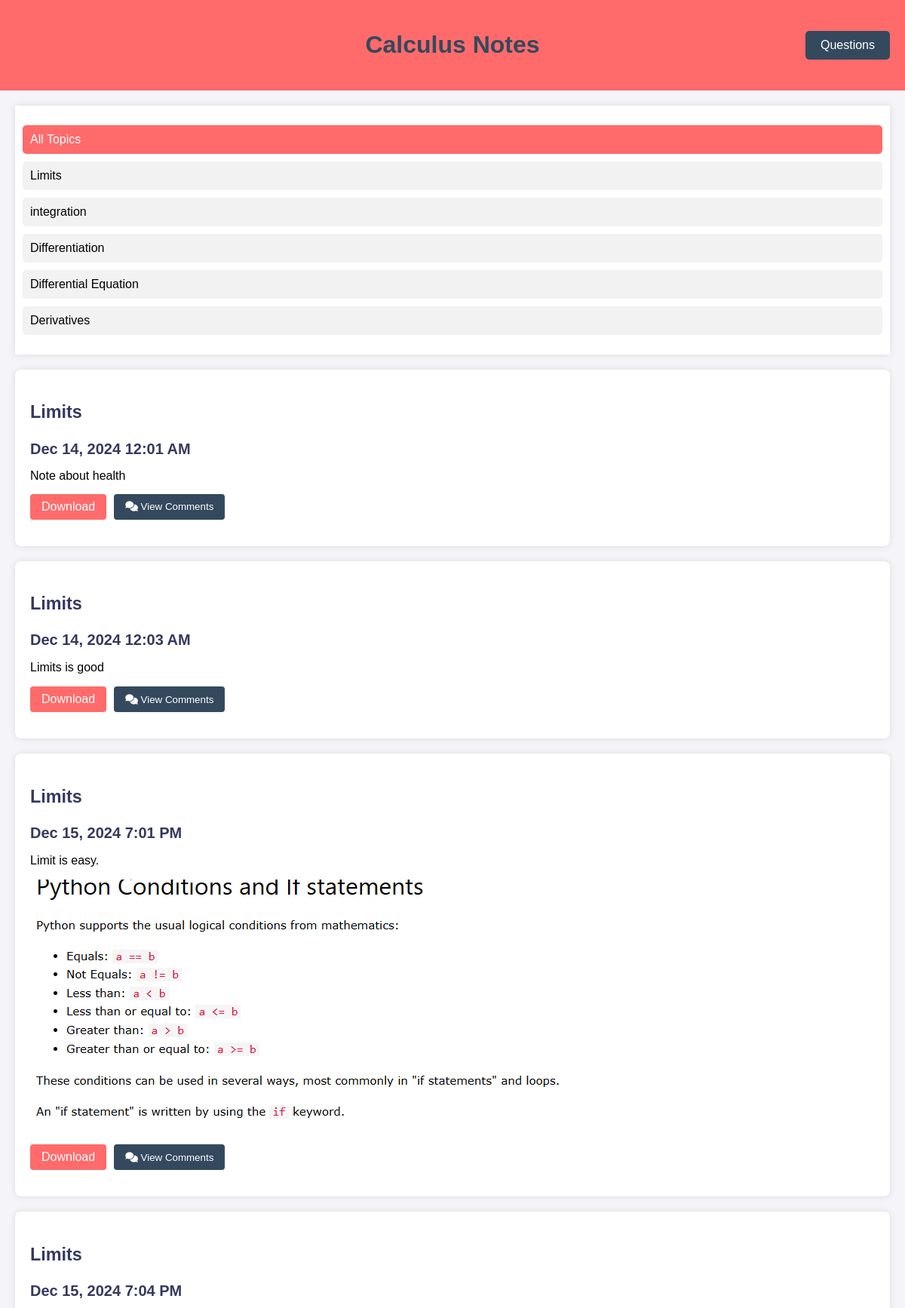
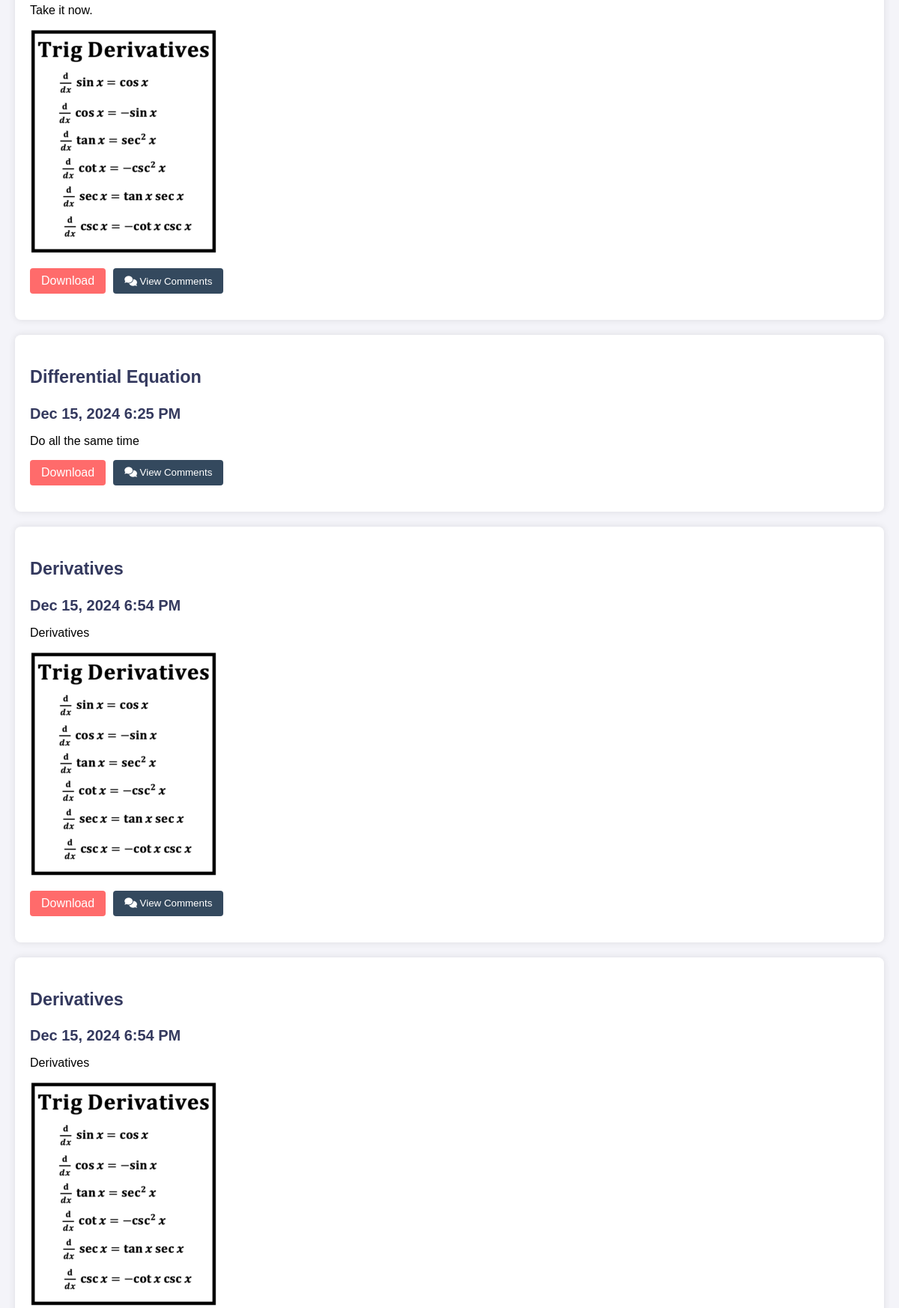
Screenshot of /courses/cal_notePage.php (signed in, upper part) with the database file from the repository (2 pictures, top to bottom).
### tables this page shows
CREATE TABLE `topics` (
  `topicId` int(11) NOT NULL,
  `courseId` int(11) NOT NULL,
  `topicName` varchar(100) NOT NULL
);

CREATE TABLE `notes` (
  `noteId` int(11) NOT NULL,
  `userId` int(11) DEFAULT NULL,
  `topicId` int(11) NOT NULL,
  `noteText` text NOT NULL,
  `created_at` timestamp NOT NULL DEFAULT current_timestamp(),
  `updated_at` timestamp NOT NULL DEFAULT current_timestamp() ON UPDATE current_timestamp(),
  `image_path` varchar(255) DEFAULT NULL
);

### courses/cal_notePage.php (the view, shortened to what this page needs)
<?php
$host = 'localhost';
$user = 'rahinatu.lawal';
$password = 'mohammed2';
$db_name = 'webtech_fall2024_rahinatu_lawal';
try {
    $pdo = new PDO("mysql:host=$host;dbname=$db_name;charset=utf8", $user, $password);
    $pdo->setAttribute(PDO::ATTR_ERRMODE, PDO::ERRMODE_EXCEPTION);
} catch (PDOException $e) {
    echo "Connection failed: " . $e->getMessage();
    exit;
}
try {
    $topicStmt = $pdo->prepare("SELECT topicId, topicName FROM topics WHERE courseId = 1");
    $topicStmt->execute();
    $topics = $topicStmt->fetchAll(PDO::FETCH_ASSOC);
    $noteStmt = $pdo->prepare("
        SELECT n.noteId, n.topicId, n.noteText, n.image_path, t.topicName, n.created_at
        FROM notes n
        JOIN topics t ON n.topicId = t.topicId
        WHERE t.courseId = 1
    ");
    $noteStmt->execute();
    $notes = $noteStmt->fetchAll(PDO::FETCH_ASSOC);
} catch(PDOException $e) {
    die("Query failed: " . $e->getMessage());
}
?>
<!DOCTYPE html>
<html lang="en">
<head>
    <link rel="stylesheet" href="https://cdnjs.cloudflare.com/ajax/libs/font-awesome/6.1.2/css/all.min.css">
</head>
<body>
    <header class="calculus-header">
        <h1>Calculus Notes</h1>
        <button class="questions-btn" onclick="window.location.href='calculus_question.php';">Questions</button>
    </header>
    <div class="layout">
        <div class="filter-section">
            <ul id="topicsList">
                <li class="active" data-topic-id="all">All Topics</li>
                <?php foreach ($topics as $topic): ?>
                    <li data-topic-id="<?php echo $topic['topicId']; ?>">
                        <?php echo $topic['topicName']; ?>
                    </li>
                <?php endforeach; ?>
            </ul>
        </div>
        <div class="notes-container" id="notesContainer">
            <?php foreach ($notes as $note): ?>
                <div class="note-card" data-topic-id="<?php echo $note['topicId']; ?>">
                    <div class="note-header">
                        <h3><?php echo htmlspecialchars($note['topicName']); ?></h3>
                        <span class="timestamp"><?php echo date('M j, Y g:i A', strtotime($note['created_at'])); ?></span>
                    </div>
                    <div class="note-content">
                        <?php echo $note['noteText']; ?>
                        <?php if (!empty($note['image_path'])): ?>
                        <img class="note-image"
                             src="<?php echo nl2br(htmlspecialchars($note['image_path'])); ?>"
                             <?php echo $note['image_path']; ?>
                             alt="News Image for <?php echo htmlspecialchars($note['topicName']); ?>">
                        <?php endif; ?>
                        <div class="note-actions">
                            <button class="download-btn" data-topic-name="<?php echo $note['topicName']; ?>" data-note-id="<?php echo $note['noteId']; ?>">Download</button>
                            <button class="view-comments-btn" onclick="toggleComments(this)" data-note-id="<?php echo $note['noteId']; ?>">
                                <i class="fas fa-comments"></i> View Comments
                            </button>
                        </div>
                    </div>
                </div>
            <?php endforeach; ?>
        </div>
    </div>
</body>
</html>

### courses/cal_notePage.php (style rules this page uses)
body { font-family: Arial, sans-serif; background-color: #f4f4f9; margin: 0; padding: 0; }
.calculus-header { background-color: #FF6B6B; color: #34495E; text-align: center; padding: 20px; position: relative; }
.layout { display: flex; flex-direction: column; padding: 20px; }
.filter-section { background-color: #fff; padding: 10px; box-shadow: 0 0 10px rgba(0, 0, 0, 0.1); margin-bottom: 20px; }
.filter-section ul { list-style-type: none; padding: 0; }
.filter-section li { margin: 10px 0; cursor: pointer; padding: 10px; border-radius: 5px; background-color: #f2f2f2; transition: background-color 0.3s; }
.filter-section li.active { background-color: #FF6B6B; color: white; }
.notes-container { display: flex; flex-direction: column; gap: 20px; }
.note-card { background-color: #fff; padding: 20px; box-shadow: 0 0 10px rgba(0, 0, 0, 0.1); border-radius: 8px; box-sizing: border-box; transition: transform 0.3s ease-in-out; }
.note-header { font-size: 20px; font-weight: bold; color: #34395E; margin-bottom: 15px; }
.download-btn { background-color: #FF6B6B; color: white; border: none; border-radius: 4px; cursor: pointer; display: flex; align-items: center; gap: 5px; transition: background-color 0.3s; padding: 8px 15px; font-size: inherit; font-family: inherit; }
.view-comments-btn { background-color: #34495E; }
.note-header { margin-bottom: 15px; }
.note-content { margin-bottom: 15px; }
.questions-btn { position: absolute; right: 20px; top: 50%; transform: translateY(-50%); background-color: #34495E; color: white; padding: 10px 20px; border: none; border-radius: 5px; cursor: pointer; font-size: 16px; transition: background-color 0.3s ease; }
.note-actions { display: flex; gap: 10px; justify-content: flex-start; margin-top: 15px; }
.note-actions button { padding: 8px 15px; border: none; border-radius: 4px; cursor: pointer; color: white; transition: background-color 0.3s; }

### rows the page displays
topics: topicName "Limits"
topics: topicName "integration"
topics: topicName "Differentiation"
topics: topicName "Differential Equation"
topics: topicName "Derivatives"
notes: topicId.topicName "Limits", created_at "Dec 14, 2024 12:01 AM", noteText "Note about health"
notes: topicId.topicName "Limits", created_at "Dec 14, 2024 12:03 AM", noteText "Limits is good"
notes: topicId.topicName "Limits", created_at "Dec 15, 2024 7:01 PM", noteText "Limit is easy.", image_path (picture)
notes: topicId.topicName "Limits", created_at "Dec 15, 2024 7:04 PM", noteText "Take it now.", image_path (picture)
notes: topicId.topicName "Differential Equation", created_at "Dec 15, 2024 6:25 PM", noteText "Do all the same time"
notes: topicId.topicName "Derivatives", created_at "Dec 15, 2024 6:54 PM", noteText "Derivatives", image_path (picture)
notes: topicId.topicName "Derivatives", created_at "Dec 15, 2024 6:54 PM", noteText "Derivatives", image_path (picture)
